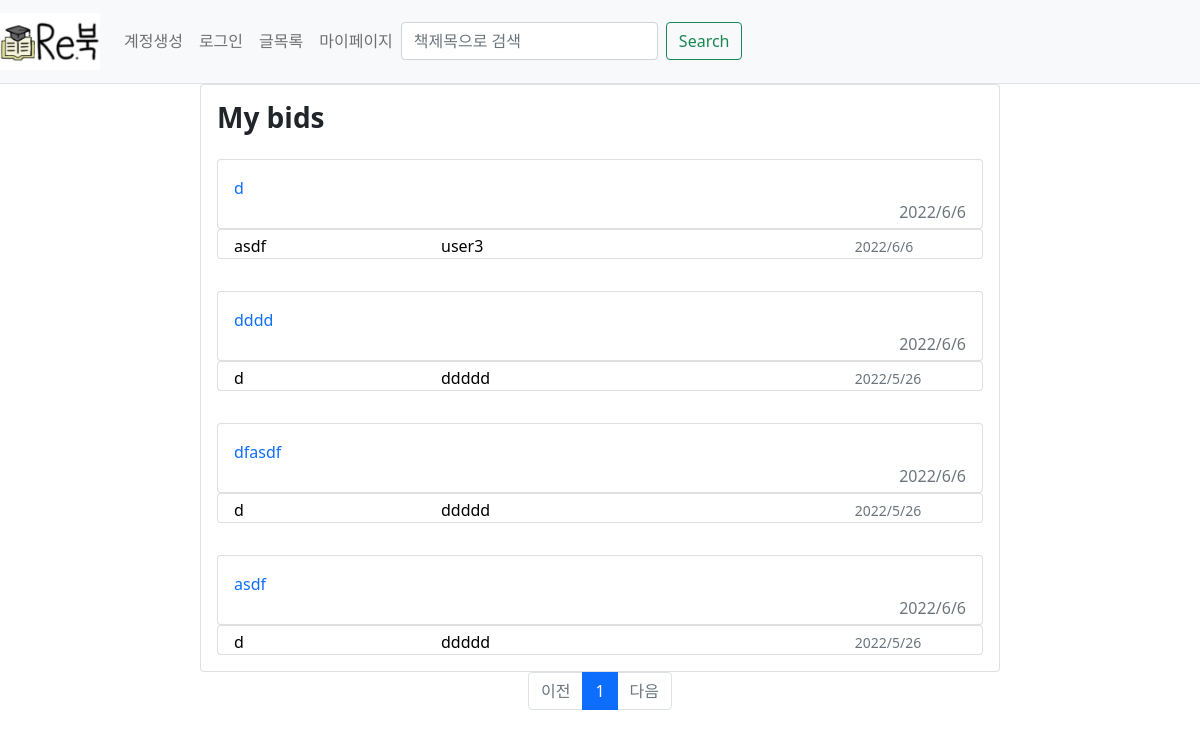
Page /mypage/reply/all on the committed database.
### webproject/models.py (models this page shows)
class Reply(db.Model): #댓글
    id = db.Column(db.Integer, primary_key=True)
    post_id = db.Column(db.Integer, db.ForeignKey('post.id', ondelete='CASCADE'))
    post = db.relationship('Post',backref=db.backref('reply_set')) # Post.reply_set 하면 답글에 접근 가능
    content = db.Column(db.Text(),nullable=False)
    create_date = db.Column(db.DateTime(), nullable=False)
    user_id = db.Column(db.Integer, db.ForeignKey('user.id', ondelete='CASCADE'), nullable=False)
    user = db.relationship('User', backref=db.backref('reply_set'))

class BookInfo(db.Model): # 책 정보
    __tablename__ = 'bookinfo'
    id = db.Column(db.Integer, primary_key=True)
    name = db.Column(db.String(200),nullable=False) #책이름
    author = db.Column(db.String(200),nullable=False) #저자
    school = db.Column(db.String(200),nullable=False) #학교
    department = db.Column(db.String(200),nullable=False) #학과
    price = db.Column(db.Integer, nullable=False)

class Post(db.Model): #판매페이지
    id = db.Column(db.Integer, primary_key=True)
    subject = db.Column(db.String(200), nullable=False)
    content = db.Column(db.Text(),nullable=False)
    isparcel = db.Column(db.Boolean(), nullable=True,server_default='True')  # True: 택배, False: 직거래
    create_date = db.Column(db.DateTime(), nullable=False)
    img_path = db.Column(db.String(), nullable=True, server_default='1')  # 요거는 나중에 추가해보자
    book_info_id = db.Column(db.Integer, db.ForeignKey('bookinfo.id', ondelete='CASCADE'))
    book = db.relationship('BookInfo', backref=db.backref('post_set'))
    user_id = db.Column(db.Integer, db.ForeignKey('user.id', ondelete='CASCADE'), nullable=False)
    user = db.relationship('User', backref=db.backref('post_set'))

### webproject/views/mypage_views.py (the view)
@bp.route('/reply/all')
def reply_all():
    user_id=session.get('user_id')
    page = request.args.get('page', type=int, default=1)
    reply_list = Reply.query.filter(Reply.user_id == user_id).order_by(Reply.create_date.desc())
    reply_list = reply_list.paginate(page, per_page=10)
    return render_template('mypage/mypage_reply_all.html',reply_list=reply_list)

### webproject/views/auth_views.py (called while the page is built)
@bp.before_app_request
def load_logged_in_user():
    user_id=session.get('user_id')
    if user_id is None:
        g.user = None
    else:
        g.user = User.query.get(user_id)

@bp.before_app_request
def load_logged_in_user():
    user_id=session.get('user_id')
    if user_id is None:
        g.user = None
    else:
        g.user = User.query.get(user_id)

### webproject/templates/mypage/mypage_reply_all.html
{% extends 'base.html' %}
{% block content%}
<div class="d-flex justify-content-center">
<div class="card" style="width:50em;"  >
        <h3 class="mt-3 ms-3"><b>My bids</b></h3>
    {%if reply_list%}
    {%for reply in reply_list.items%}
        <div class="card-body">
            <a href="{{url_for('mypage.reply', reply_id=reply.id)}}" class="text-decoration-none">
                <div class="card" style="height:70px;">
                    <div class="card-body">
                        <div>{{reply.content}}</div>
                        <div class="text-muted" style="float:right;">{{reply.create_date.year}}/{{reply.create_date.month}}/{{reply.create_date.day}}</div>
                    </div>
                </div>
            </a>
            <a href="{{ url_for('post.detail', post_id=reply.post.id)}}" class="text-black">
                <div class="card" style="height:30px;">
                <div class="row-g-0">
                <div class="ms-3 col-md-3 mt-1" style="float:left;">{{reply.post.book.name}}</div>
                <div class="ms-3 mt-1" style="float:left;">{{reply.post.subject}}</div>
                <div class="col-md-2 mt-1 " style="float:right;"><small class="text-muted">{{reply.post.create_date.year}}/{{reply.post.create_date.month}}/{{reply.post.create_date.day}}</small></div>
                </div>
                </div>
            </a>
        </div>
    {%endfor%}
    {%else%}
        <p>no content</p>
    {%endif%}
    </div>
</div>
    <ul class="pagination justify-content-center">
        {% if reply_list.has_prev %}
        <li class="page-item">
            <a class="page-link" href="?page={{reply_list.prev_num}}">이전</a>
        </li>
        {% else %}
        <li class="page-item disabled">
            <a class="page-link" tabindex="-1" aria-disabled="true" href="#">이전</a>
        </li>
        {% endif %}
        {% for page_num in reply_list.iter_pages() %}
            {% if page_num %}
                {% if page_num != reply_list.page %}
                <li class="page-item">
                    <a class="page-link" href="?page={{ page_num }}">{{ page_num }}</a>
                </li>
                {% else %}
                <li class="page-item active" aria-current="page">
                    <a class="page-link" href="#">{{ page_num }}</a>
                </li>
                {% endif %}
            {% else %}
                <li class="disabled">
                    <a class="page-link" href="#">...</a>
                </li>
            {% endif %}
        {% endfor %}
        {%if reply_list.has_next %}
        <li class="page_item">
            <a class="page-link" href="?page={{ reply_list.next_num }}">다음</a>
        </li>
        {% else %}
        <li class="page-item disabled">
            <a class="page-link" tabindex="-1" aria-disabled="true" href="#">다음</a>
        </li>
        {% endif %}
    </ul>
{% endblock %}

### rows in the picture
Reply: content "d", create_date.year "2022", create_date.month "6", create_date.day "6", post.book.name "asdf", post.subject "user3", post.create_date.year "2022", post.create_date.month "6", post.create_date.day "6"
Reply: content "dddd", create_date.year "2022", create_date.month "6", create_date.day "6", post.book.name "d", post.subject "ddddd", post.create_date.year "2022", post.create_date.month "5", post.create_date.day "26"
Reply: content "dfasdf", create_date.year "2022", create_date.month "6", create_date.day "6", post.book.name "d", post.subject "ddddd", post.create_date.year "2022", post.create_date.month "5", post.create_date.day "26"
Reply: content "asdf", create_date.year "2022", create_date.month "6", create_date.day "6", post.book.name "d", post.subject "ddddd", post.create_date.year "2022", post.create_date.month "5", post.create_date.day "26"

### other values in the picture
{{ page_num }} "1"
